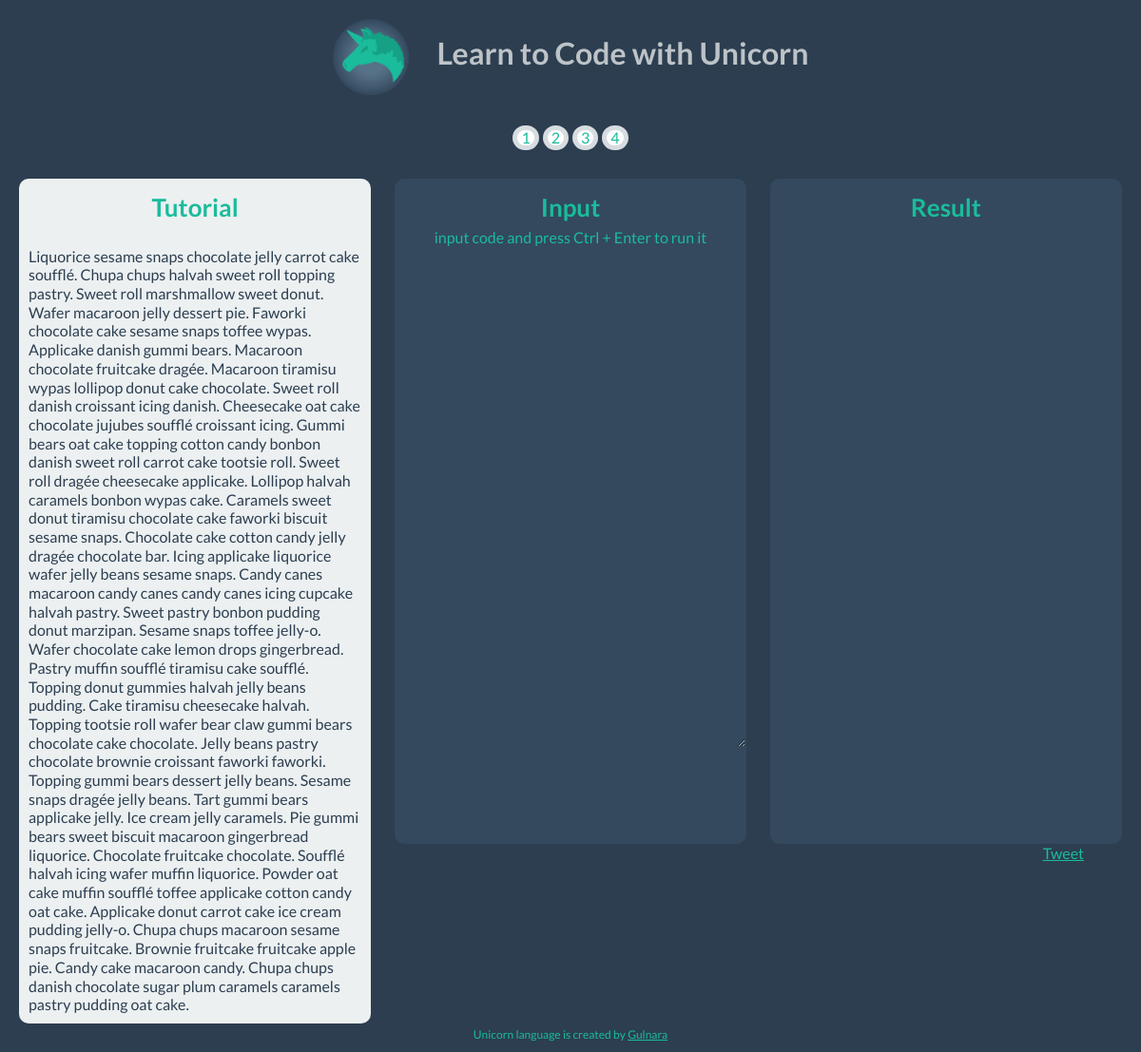
/index, run on the app's committed database.
### model.py (models this page shows)
class Tutorial(Base):
	__tablename__ = "tutorials"
	id = Column(Integer, primary_key = True)
	user_id = Column(Integer, ForeignKey('users.id'))
	title = Column(Text, nullable = True)
	tutorial = Column(Text, nullable = True)
	user = relationship("User", backref=backref("tutorials", order_by = id))

### unicorncode.py (the view)
@app.route("/")
@app.route("/index")
def index():
	tutorials = db_session.query(Tutorial).all()
	return render_template("home.html", tutorials=tutorials)

### unicorncode.py (called while the page is built)
@app.teardown_request
def shutdown_session(exception = None):
    db_session.remove()

### templates/home.html
{% extends "layout.html" %}
{% block body %}
<p id = "tutorial_text"> Liquorice sesame snaps chocolate jelly carrot cake soufflé. Chupa chups halvah sweet roll topping pastry. Sweet roll marshmallow sweet donut. Wafer macaroon jelly dessert pie. Faworki chocolate cake sesame snaps toffee wypas. Applicake danish gummi bears. Macaroon chocolate fruitcake dragée. Macaroon tiramisu wypas lollipop donut cake chocolate. Sweet roll danish croissant icing danish. Cheesecake oat cake chocolate jujubes soufflé croissant icing. Gummi bears oat cake topping cotton candy bonbon danish sweet roll carrot cake tootsie roll. Sweet roll dragée cheesecake applicake.
Lollipop halvah caramels bonbon wypas cake. Caramels sweet donut tiramisu chocolate cake faworki biscuit sesame snaps. Chocolate cake cotton candy jelly dragée chocolate bar. Icing applicake liquorice wafer jelly beans sesame snaps. Candy canes macaroon candy canes candy canes icing cupcake halvah pastry. Sweet pastry bonbon pudding donut marzipan. Sesame snaps toffee jelly-o. Wafer chocolate cake lemon drops gingerbread. Pastry muffin soufflé tiramisu cake soufflé. Topping donut gummies halvah jelly beans pudding. Cake tiramisu cheesecake halvah. Topping tootsie roll wafer bear claw gummi bears chocolate cake chocolate. Jelly beans pastry chocolate brownie croissant faworki faworki. Topping gummi bears dessert jelly beans.
Sesame snaps dragée jelly beans. Tart gummi bears applicake jelly. Ice cream jelly caramels. Pie gummi bears sweet biscuit macaroon gingerbread liquorice. Chocolate fruitcake chocolate. Soufflé halvah icing wafer muffin liquorice. Powder oat cake muffin soufflé toffee applicake cotton candy oat cake. Applicake donut carrot cake ice cream pudding jelly-o. Chupa chups macaroon sesame snaps fruitcake. Brownie fruitcake fruitcake apple pie. Candy cake macaroon candy. Chupa chups danish chocolate sugar plum caramels caramels pastry pudding oat cake.
 </p>
{% endblock %}

### templates/layout.html (shortened to what this page needs)
<!DOCTYPE html>
<html>
<head>
  <link href="/static/css/bootstrap.css" rel="stylesheet">
  <link href="/static/css/flat-ui.css" rel="stylesheet">
</head>
<body>
	<div class="header">
		<div class="container-fluid">
		<h1 id = "header_text"><img class="logo" src="/static/img/unicorn.png">Learn to Code with Unicorn
		</h1>
	</div>
	</div>
	 <div class="pagination">
            <ul>
              {% for tutorial in tutorials %}
               <li> <a href="{{url_for("try_tutorial", id=tutorial.id)}}">
                {{tutorial.title}}</a></li>
                  {% endfor %}
            </ul>
          </div>
	<div class="container-fluid">
		<div class = "row-fluid">
		<div class="span4" id ="tutorial">
			<h2 id= "titles" >Tutorial</h2>
			{% block body %}
			{% endblock %}
		</div>
		<div class="span4" id ="input">
			<h2 id= "titles">Input</h2>
			<p id = "directions">input code and press Ctrl + Enter to run it</p>
			<textarea id="repl" name="code" rows="25" cols="80" ></textarea>
		</div>
		<div class="span4" id = "result">
			<h2 id= "titles">Result</h2>
		</div>
		<div class="container-fluid">
			<div class = "sharing">
		<a href="https://twitter.com/share" class="twitter-share-button" data-text="Learn to code with Unicorn http://unicorncode.com/ !" data-via="UnicornCode">Tweet</a>
</div>
</div>
	</div>
	</div>
	<footer>
		<div class="container">
			<div class = "row-fluid">
		<div class = "span12">
		<p id = "footertext">Unicorn language is created by <a href = "https://twitter.com/Gulnara">Gulnara</a></p>
	</div>
	</div>
	</div>
	</footer>
</body>
</html>

### static/css/flat-ui.css (style rules this page uses)
body { color: #ECF0F1; font: 16px/1.231 "Lato", sans-serif; height:100%; }
a { color: #1abc9c; text-decoration: underline; -webkit-transition: 0.25s; -moz-transition: 0.25s; -o-transition: 0.25s; transition: 0.25s; -webkit-backface-visibility: hidden; }
h1 { font-size: 32px; font-weight: 700; color: #1ABC9C; }
h2 { font-size: 26px; font-weight: 700; margin-bottom: 2px; color: #1ABC9C; }
#titles { text-align: center; }
textarea, input[type="text"], input[type="password"], input[type="datetime"], input[type="datetime-local"], input[type="date"], input[type="month"], input[type="time"], input[type="week"], input[type="number"], input[type="email"], input[type="url"], input[type="search"], input[type="tel"], input[type="color"], .uneditable-input { border: 2px solid #dce4ec; color: #34495e; font-family: "Lato", sans-serif; font-size: 16px; padding: 8px 0 9px 10px; text-indent: 1px; -webkit-border-radius: 6px; -moz-border-radius: 6px; border-radius: 6px; -webkit-box-shadow: none; -moz-box-shadow: none; box-shadow: none; }
input, textarea, .uneditable-input { width: 97%; }
.pagination ul { -webkit-border-radius: 6px; -moz-border-radius: 6px; border-radius: 6px; -webkit-box-shadow: none; -moz-box-shadow: none; box-shadow: none; }
.pagination ul > li:first-child { -webkit-border-radius: 6px 0 0 6px; -moz-border-radius: 6px 0 0 6px; border-radius: 6px 0 0 6px; }
.pagination ul > li:last-child { -webkit-border-radius: 0 6px 6px 0; -moz-border-radius: 0 6px 6px 0; border-radius: 0 6px 6px 0; }
.pagination ul > li > a, .pagination ul > li > span { background: white; border: 5px solid #d7dce0; border-radius: 50px; line-height: 16px; margin: 7px 2px 6px; padding: 0 4px; -webkit-transition: background 0.2s ease-out, border-color 0s ease-out, color 0.2s ease-out; -moz-transition: background 0.2s ease-out, border-color 0s ease-out, color 0.2s ease-out; -o-transition: background 0.2s ease-out, border-color 0s ease-out, color 0.2s ease-out; transition: background 0.2s ease-out, border-color 0s ease-out, color 0.2s ease-out; -webkit-backface-visibility: hidden; }

### data on the page
Tutorial: title "1"
Tutorial: title "2"
Tutorial: title "3"
Tutorial: title "4"
